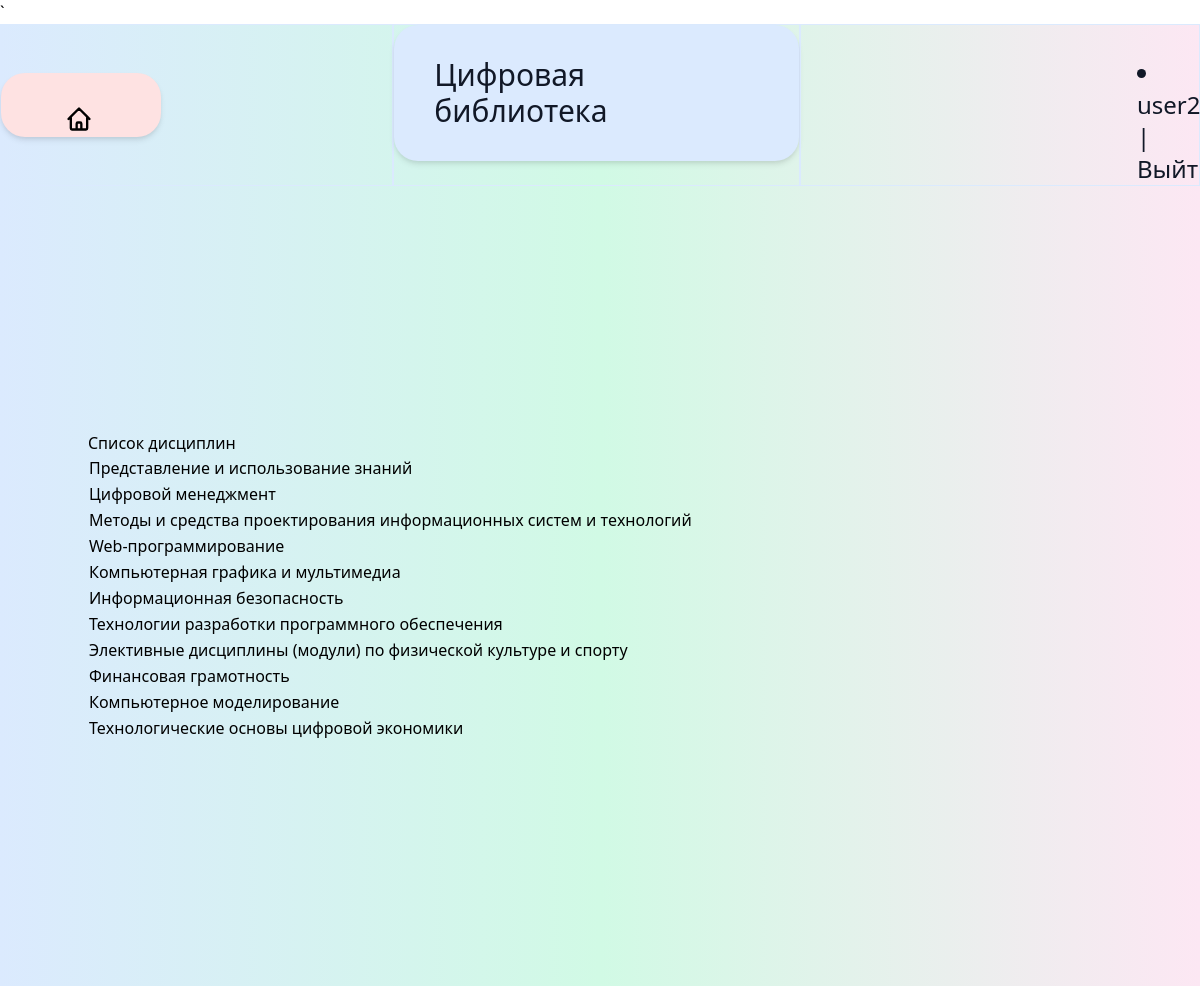
The page /disciplines (signed in) on the database its author committed.
### main/models.py (models this page shows, shortened)
class UserDiscipline(models.Model):
    user = models.ForeignKey(User, on_delete=models.CASCADE)
    discip = models.ForeignKey(Disciplines, on_delete=models.CASCADE)

class Disciplines(models.Model):
    name = models.CharField(max_length=200)
    def __str__(self):
        return self.name

### main/views.py (the view)
# urls.py: path('disciplines', views.disciplines, name='disciplines'),
def disciplines(request):
    userid = request.user.id
    discip = UserDiscipline.objects.filter(user=userid)
    return render(request, 'main/disciplines.html', {"discip": discip})

### main/templates/main/disciplines.html (shortened to what this page needs)
{% extends 'main/base.html' %}
{% block content %}
    <h1>Список дисциплин</h1>
    <table>
        {% for dis in discip %}
        <tr><td>{{ dis.discip }}</td></tr>
        {% endfor %}
    </table>
{% endblock %}

### main/templates/main/base.html (shortened to what this page needs)
<!DOCTYPE html>
<html lang="en">
<head>
  ` <link href="https://unpkg.com/tailwindcss@^2/dist/tailwind.min.css" rel="stylesheet">
</head>
<body>
    <header class="flex  bg-gradient-to-r from-blue-100 via-green-100 to-pink-100" >
          <div class="flex items-center border border-blue-100 w-1/3">
                     <div class="
                            flex flex-col
                            bg-red-100
                            shadow-md
                            px-2
                            sm:px-6
                            md:px-8
                            lg:px-10
                            py-8
                            rounded-3xl
                            w-40
                            h-10
                            max-w-md
                            max-h-md">
              <button class="pl-6 pr-6">
              </button>
            </div>
      </div>
          <div class="border border-blue-100  w-100%">
              <div class="
                    flex flex-col
                    bg-blue-100
                    shadow-md
                    px-2
                    sm:px-6
                    md:px-8
                    lg:px-10
                    py-8
                    rounded-3xl
                    w-50
                    max-w-md">
              <div class="  w-full flex items-center  font-medium   text-xl sm:text-3xl text-gray-900">
           Цифровая библиотека
        </div>
       </div>
      </div>
          <div class="flex items-center border border-blue-100  w-1/3">
              <div class=" flex items-right sm:ml-20 md:ml-20  w-full font-medium text-xl sm:text-3xl text-gray-900">
                {% if request.user.is_authenticated %}
                    <div class="sm:ml-64 sm:mt-8  w-full flex items-right text-xl sm:text-2xl text-gray-900">
                        <li class="last">{{ user.username }} | <a href="{% url 'logout' %}">Выйти</a></li>
                    </div>
                {% endif %}
                </div>
              </div>
      </header>
        <div
      class="min-h-screen flex flex-col items-center justify-center bg-gradient-to-r from-blue-100 via-green-100 to-pink-100 ">
    <div class="container">
        {% block content %}
    {% endblock %}
    </div>
</body>
</html>

### rows shown on the page
UserDiscipline: discip "Представление и использование знаний"
UserDiscipline: discip "Цифровой менеджмент"
UserDiscipline: discip "Методы и средства проектирования информационных систем и технологий"
UserDiscipline: discip "Web-программирование"
UserDiscipline: discip "Компьютерная графика и мультимедиа"
UserDiscipline: discip "Информационная безопасность"
UserDiscipline: discip "Технологии разработки программного обеспечения"
UserDiscipline: discip "Элективные дисциплины (модули) по физической культуре и спорту"
UserDiscipline: discip "Финансовая грамотность"
UserDiscipline: discip "Компьютерное моделирование"
UserDiscipline: discip "Технологические основы цифровой экономики"

### other values the page prints
{{ user.username }} "user2"
